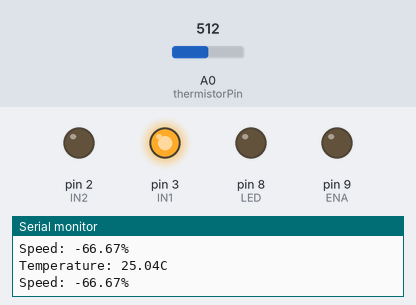
Simulated run of this sketch. Board: Arduino Uno, built with avr-gcc and run on an emulated ATmega328P. Parts: output pins drawn as LEDs (lit = HIGH), the last lines printed to the serial monitor. The inputs (shaded band) are chosen by the test bench; at power-on: A0 (thermistorPin) = 512.

Above: at 1.2 s.
1.3 s: A0 (thermistorPin) set to 633
2.8 s: A0 (thermistorPin) set to 651
At 4.0 s:
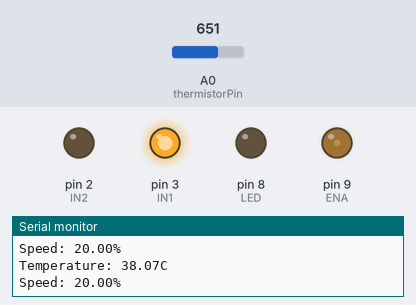
4.3 s: A0 (thermistorPin) set to 716
At 4.8 s:
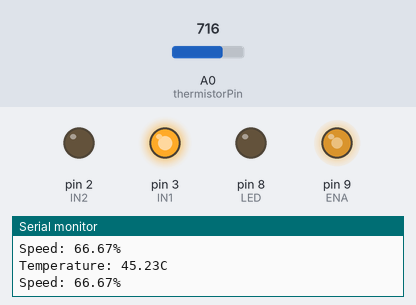
5.9 s: A0 (thermistorPin) set to 900
At 6.5 s:
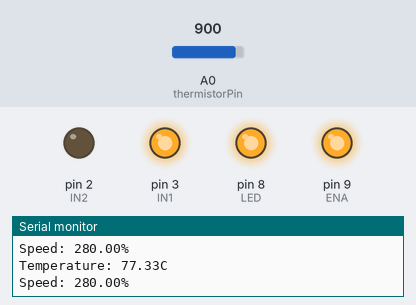
7.5 s: A0 (thermistorPin) set to 1012
10.5 s: A0 (thermistorPin) set to 1023
At 11.5 s:
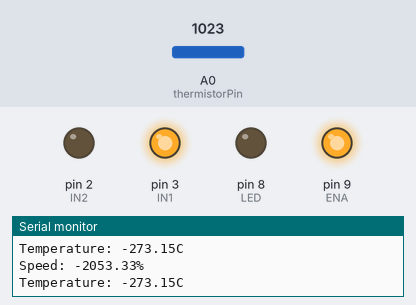
Timing chart, 0 to 13.1 s (numbered marks = the images above; inputs shaded):
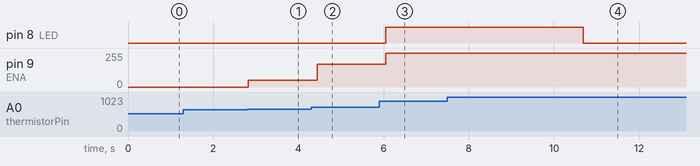

Measured:
- the behaviour switches between 650 and 651 on A0 (thermistorPin) (found by bisection; images 0 and 1)
- the behaviour switches between 1022 and 1023 on A0 (thermistorPin) (found by bisection; images 3 and 4)
- after the input at 2.8 s, pin 9 (ENA): 0/255 → 51/255 at once
- after the input at 4.3 s, pin 9 (ENA): 51/255 → 170/255 after 0.14 s
- after the input at 5.9 s, pin 8 (LED): LOW → HIGH after 0.15 s; pin 9 (ENA): 170/255 → 255/255 after 0.15 s
- after the input at 10.5 s, pin 8 (LED): HIGH → LOW after 0.19 s

The sketch:

Ject_2.ino
```cpp
int thermistorPin = A0;
int V_o;
float logR2, R2, t_K, t_C, t_F;
const float Beta = 3974;
const float roomTemp = 298.15;
const float R_o = 10000;
const float R1 = 10000;
#define ENA 9
#define IN1 3
#define IN2 2
#define LED 8

void setup() {
  // put your setup code here, to run once:
  Serial.begin(9600);
  pinMode(ENA, OUTPUT);
  pinMode(IN1, OUTPUT);
  pinMode(IN2, OUTPUT);
  pinMode(LED, OUTPUT);
  digitalWrite(IN1, HIGH);
  digitalWrite(IN2, LOW);
}

void loop() {
  // put your main code here, to run repeatedly:
  V_o = analogRead(thermistorPin);
  R2 = R1 * (1023.0 / (float)V_o - 1.0);
  logR2 = log(R2);
  t_K =  (Beta * roomTemp) / (Beta + (roomTemp * log(R2 / R_o)));
  t_C = t_K - 273.15;
  t_F = (t_C * 9.0) / 5.0 + 32.0;

  Serial.print("Temperature: ");
  Serial.print(t_C);
  Serial.println("C");
  float speed = map(t_C, 35, 50, 0, 255);
  Serial.print("Speed: ");
  Serial.print((speed / 255) * 100);
  Serial.println("%");
  if (speed >= 35) {
    analogWrite(ENA, (int)speed);
  }
  if (t_C >= 50) {
  digitalWrite(LED, HIGH);
  }
  else {
  digitalWrite(LED, LOW);
  }
  delay(200);


}
```
